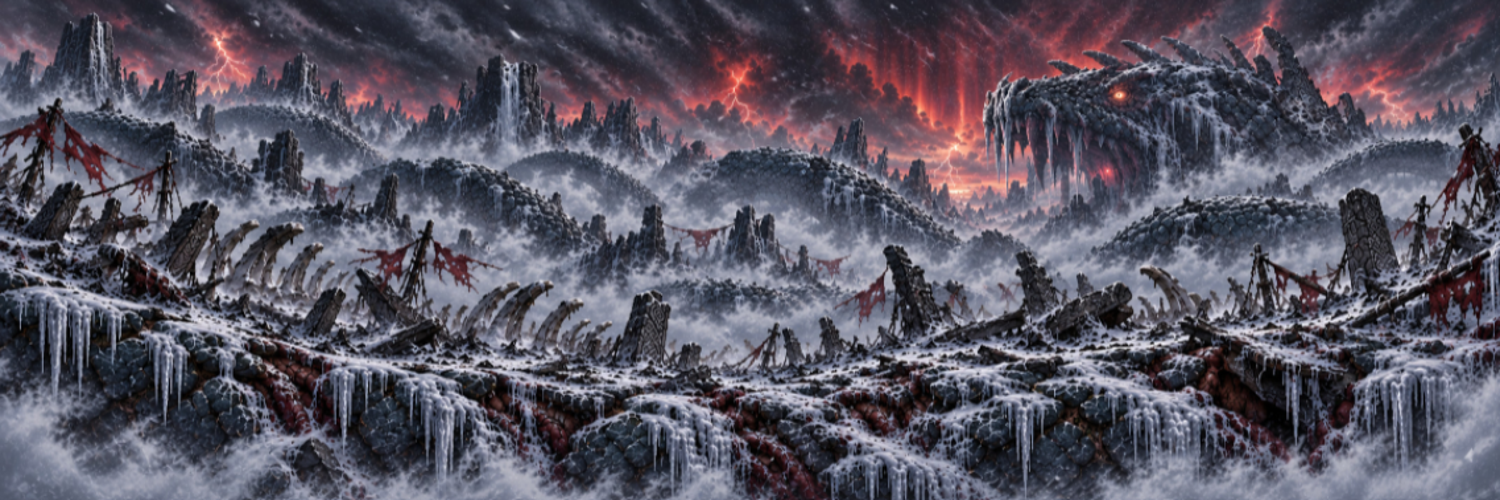
#> input picture Verification/Fondo_01.png, 1500 x 500 px, found by its file name; its folder holds 4 pictures in this run
$ python profiles.py
#> lines starting #> are read from the running program, lines starting #| are printed output that depends on the picture
from PIL import Image, ImageDraw
from pathlib import Path
profiles=[ [.59,.62,.67,.70,.74,.77,.80,.81,.82,.83,.82,.81,.80,.79,.78,.78,.76,.75,.74,.75,.77], [.57,.60,.62,.63,.65,.67,.69,.71,.72,.73,.74,.74,.74,.73,.72,.71,.70,.68,.67,.67,.68], [.56,.59,.61,.63,.66,.69,.71,.73,.75,.77,.78,.79,.80,.81,.82,.81,.80,.78,.77,.77,.77], [.60,.62,.65,.67,.70,.72,.74,.75,.76,.77,.78,.79,.79,.78,.77,.75,.73,.70,.67,.65,.64] ]
for i, ys in enumerate(profiles,1):
 im=Image.open(f'Verification/Fondo_{i:02}.png');d=ImageDraw.Draw(im)
#> further down, im is the input picture: PIL image 1500x500 RGBA; mean R, G, B, A 88.5, 85, 98.5, 255
 pts=[(j*(im.width-1)/(len(ys)-1),y*im.height) for j,y in enumerate(ys)]
 d.line(pts,fill='#22ff44',width=3)
 im.save(f'Verification/Profile_{i}.png')
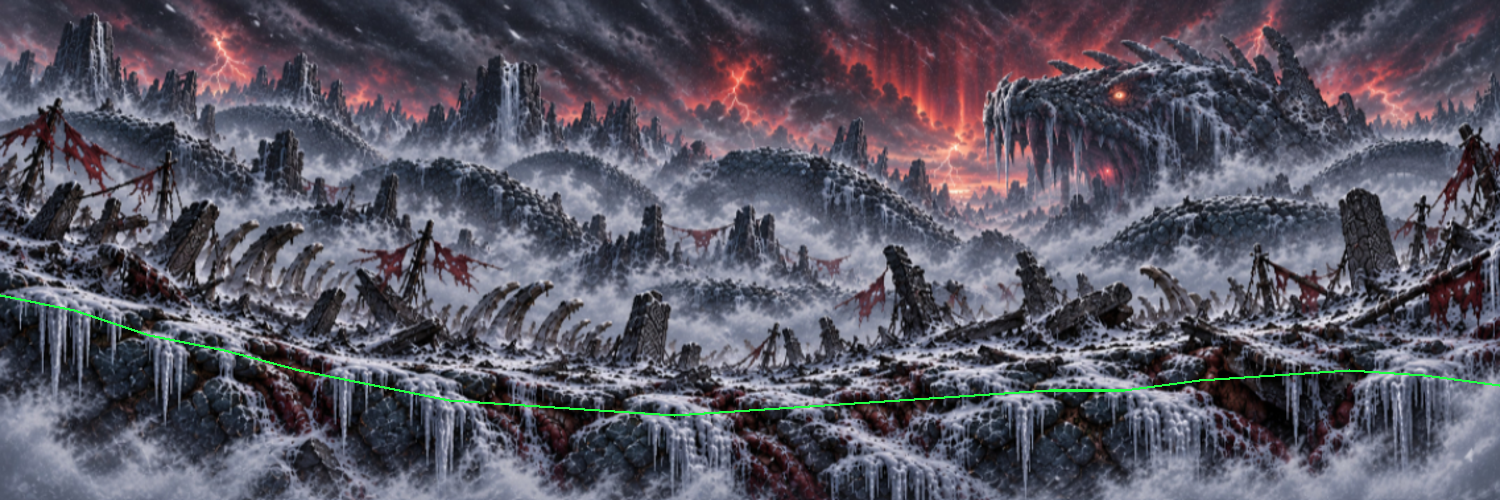
#> saved as Profile_1.png: PIL image 1500x500 RGBA; mean R, G, B, A 88.4, 85.8, 98.4, 255
#> pass 2 of the loop `for i, ys in enumerate(profiles,1):`:
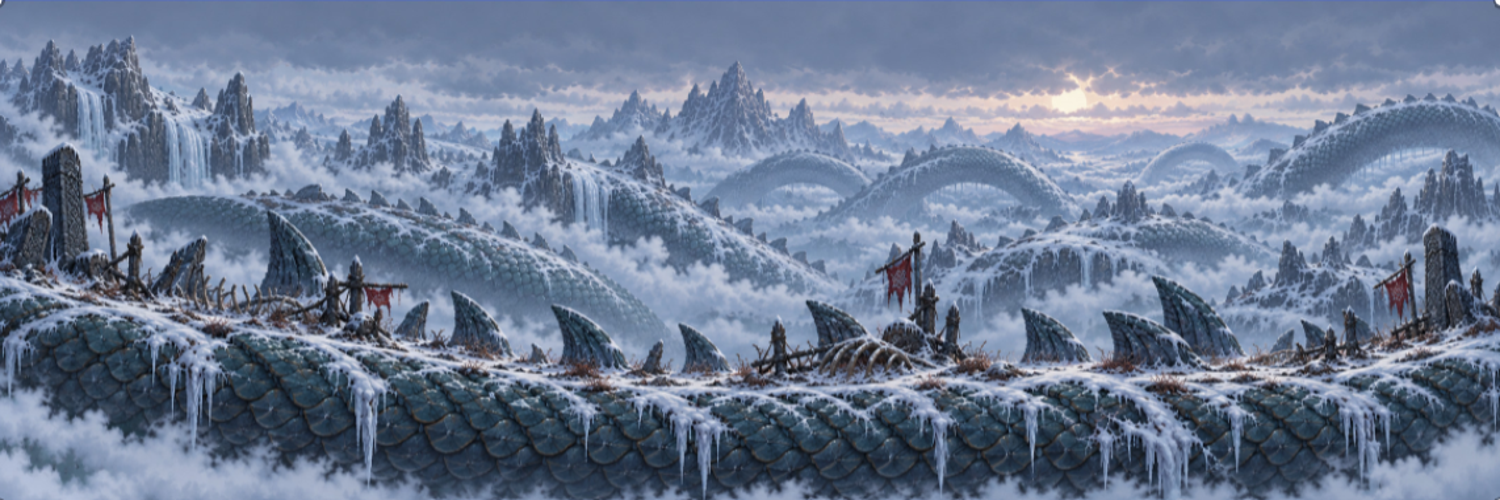
#> input picture Verification/Fondo_02.png, 1500 x 500 px, found by its file name
#> im is the input picture: PIL image 1500x500 RGBA; mean R, G, B, A 108.7, 122.6, 146.8, 255
#> `im.save(f'Verification/Profile_{i}.png')`:
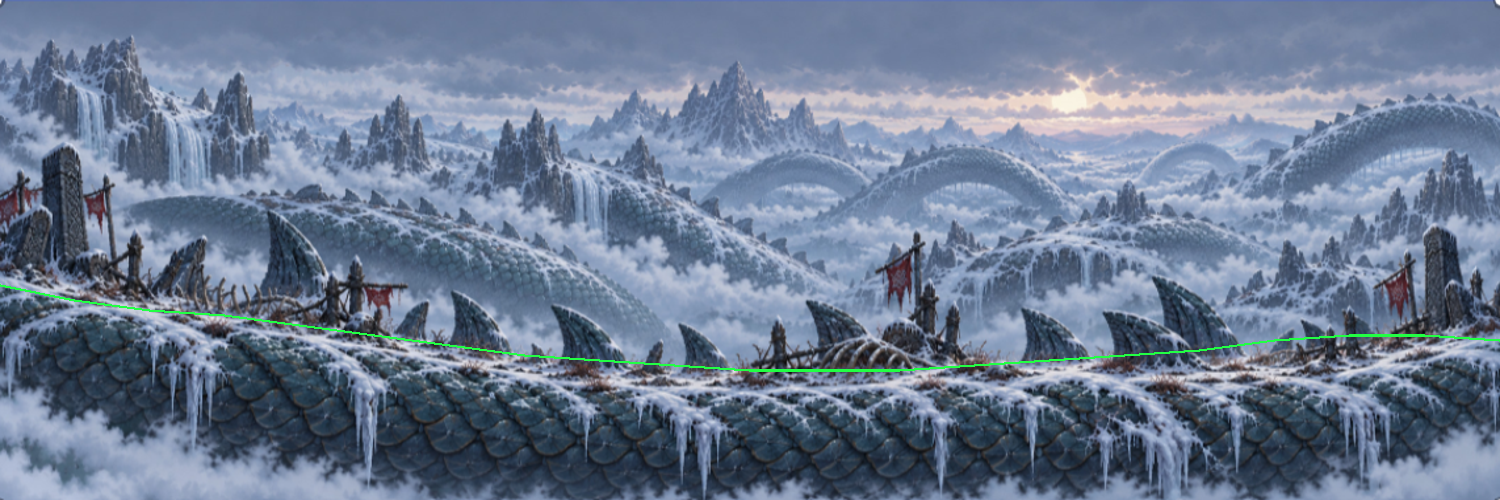
#> saved as Profile_2.png: PIL image 1500x500 RGBA; mean R, G, B, A 108.4, 123.3, 146.6, 255
#> pass 3 of the loop `for i, ys in enumerate(profiles,1):`:
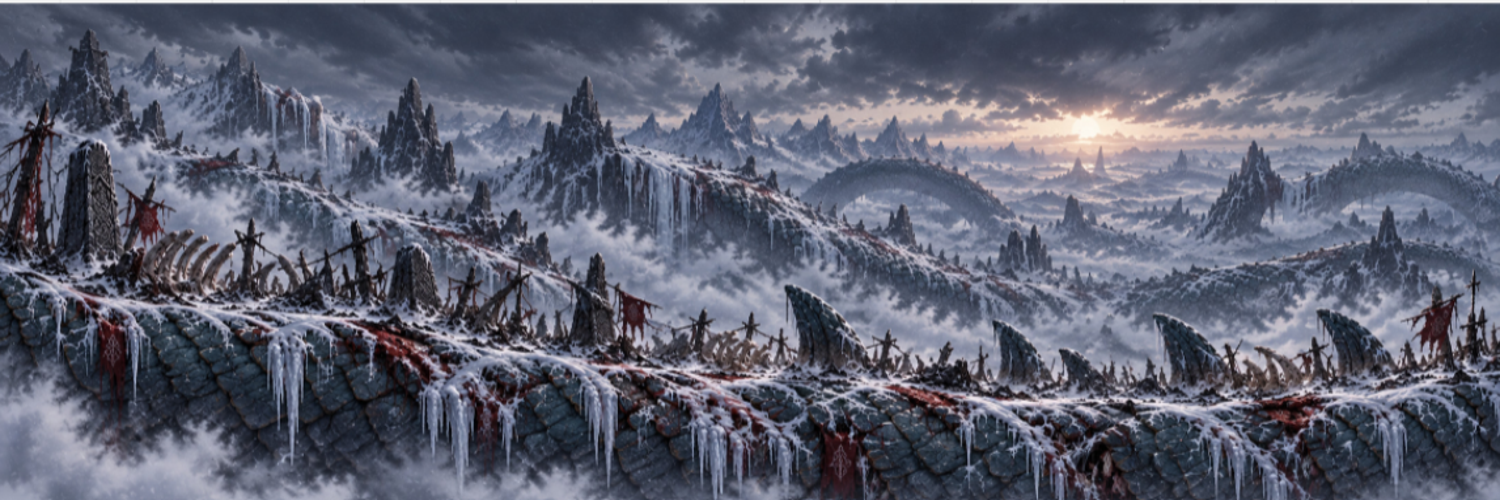
#> input picture Verification/Fondo_03.png, 1500 x 500 px, found by its file name
#> im is the input picture: PIL image 1500x500 RGBA; mean R, G, B, A 93.6, 96.8, 113.2, 255
#> `im.save(f'Verification/Profile_{i}.png')`:
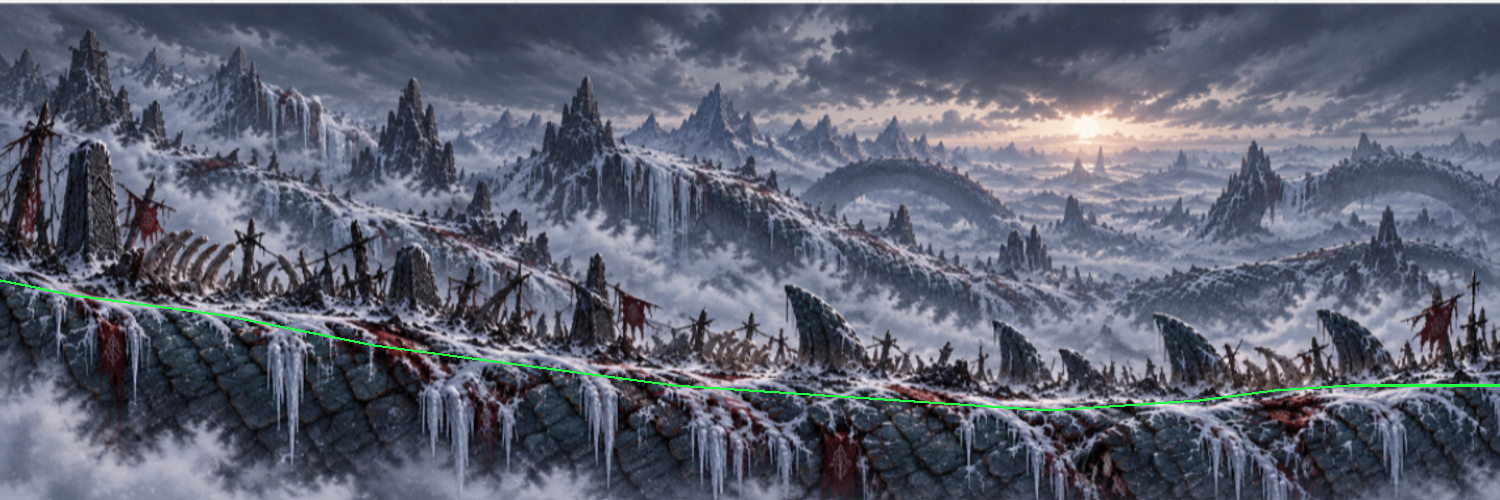
#> saved as Profile_3.png: PIL image 1500x500 RGBA; mean R, G, B, A 93.3, 97.5, 113, 255
#> the loop made 4 passes; the first 3 are shown
